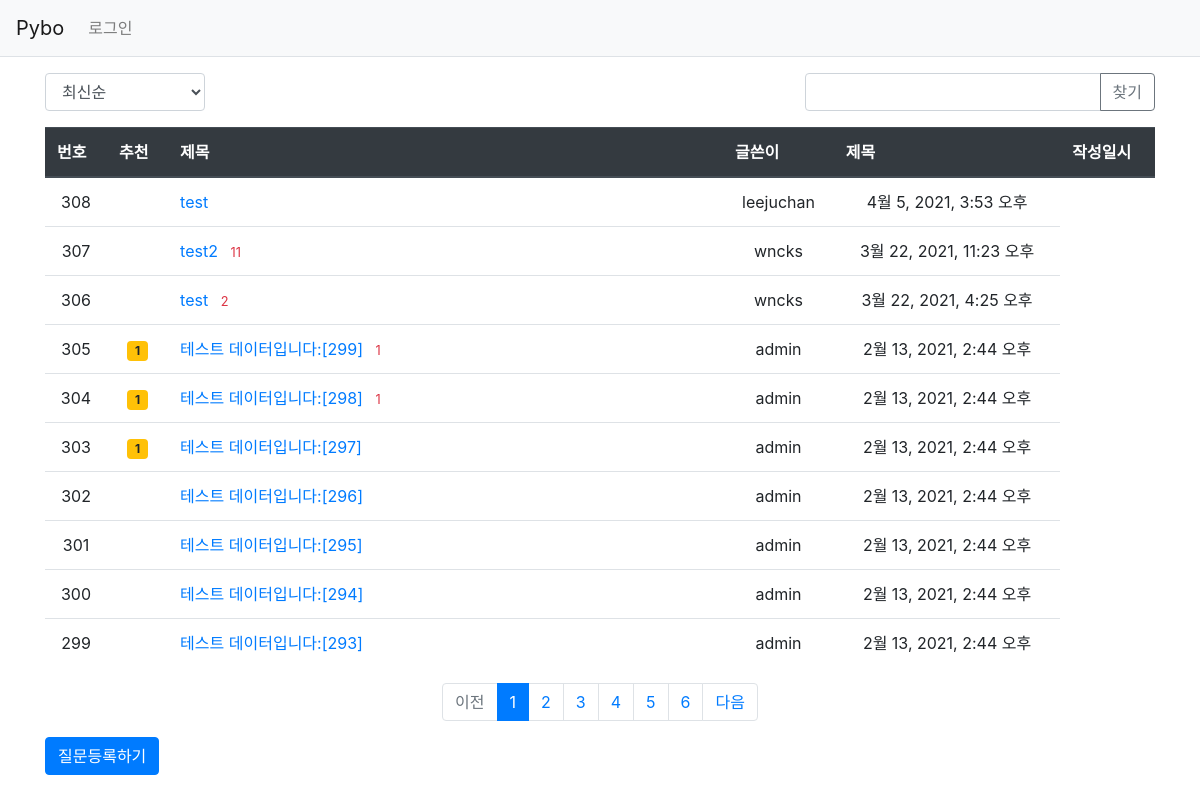
Screenshot of /pybo/ with the database file from the repository.
### pybo/models.py (models this page shows, shortened)
class Question(models.Model):
    author=models.ForeignKey(User, on_delete=models.CASCADE, related_name='author_question')
    subject=models.CharField(max_length=200)
    content=models.TextField()
    create_date=models.DateTimeField()
    modify_date=models.DateTimeField(null=True, blank=True)
    voter=models.ManyToManyField(User, related_name='voter_question')

### pybo/views/base_views.py (the view, shortened to what this page needs)
# urls.py: path('', base_views.index, name='index')
def index(request):
    page=request.GET.get('page','1')
    kw=request.GET.get('kw','')
    so=request.GET.get('so', 'recent')
    if so == 'recommend':
        question_list = Question.objects.annotate(num_voter=Count('voter'))\
            .order_by('-num_voter', '-create_date')
    elif so == 'popular':
        question_list = Question.objects.annotate(num_answer=Count('answer')) \
            .order_by('-num_answer', '-create_date')
    else:
        question_list=Question.objects.order_by('-create_date')
    paginator=Paginator(question_list,10)
    page_obj=paginator.get_page(page)
    context={'question_list': page_obj, 'page': page, 'kw':kw, 'so': so}
    return render(request, 'pybo/question_list.html',context)

### pybo/templatetags/pybo_filter.py (called while the page is built)
@register.filter
def sub(value, arg):
    return value-arg

### templates/pybo/question_list.html (shortened to what this page needs)
{% extends 'base.html' %}
{% load pybo_filter %}
{% block content %}
<div class="container my-3">
    <div class="row justify-content-between my-3">
        <div class="col-2">
            <select class="form-control so">
                <option value="recent" {% if so == 'recent' %}selected{% endif %}>최신순</option>
            </select>
        </div>
        <div class="col-4 input-group">
            <input type="text" class="form-control kw" value="{{ kw|default_if_none:'' }}">
            <div class="input-group-append">
                <button class="btn btn-outline-secondary" type="button" id="btn_search">찾기</button>
            </div>
        </div>
    </div>
    <table class="table">
        <thead>
        <tr class="text center thead-dark">
            <th>번호</th>
            <th>추천</th>
            <th style="width:50%">제목</th>
            <th>글쓴이</th>
            <th>제목</th>
            <th>작성일시</th>
        </tr>
        </thead>
        <tbody>
        {% if question_list %}
        {% for question in question_list %}
        <tr class="text-center">
            <td>
                {{ question_list.paginator.count|sub:question_list.start_index|sub:forloop.counter0|add:1 }}
            </td>
            <td>
                {% if question.voter.all.count > 0 %}
                <span class="badge badge-warning px-2 py-1">
                    {{question.voter.all.count}}</span>
                {% endif %}
            </td>
            <td class="text-left">
                <a href="{% url 'pybo:detail' question.id %}">{{ question.subject }}</a>
                {% if question.answer_set.count > 0 %}
                <span class="text-danger small ml-2">{{question.answer_set.count}}</span>
                {% endif %}
            </td>
            <td>{{ question.author.username }}</td>
            <td>{{ question.create_date }}</td>
        </tr>
        {% endfor %}
        {% else %}
        <tr>
            <td colspan="3">질문이 없습니다.</td>
        </tr>
        {% endif %}
        </tbody>
    </table>
    <ul class="pagination justify-content-center">
        {% if question_list.has_previous %}
        <li class="page-item">
            <a class="page-link" data-page="{{question_list.previous_page_number}}"
               href="#">이전</a>
        </li>
        {% else %}
        <li class="page-item disabled">
            <a class="page-link" tabindex="-1" aria-disabled="true" href="#">이전</a>
        </li>
        {% endif %}
        {% for page_number in question_list.paginator.page_range %}
        {% if page_number >= question_list.number|add:-5 and page_number <= question_list.number|add:5 %}
            {% if page_number == question_list.number %}
            <li class="page-item active" aria-current="page">
                <a class="page-link" data-page="{{ page_number }}" href="#">{{ page_number }}</a>
            </li>
            {% else %}
            <li class="page-item">
                <a class="page-link" data-page="{{ page_number }}" href="#">{{ page_number }}</a>
            </li>
            {% endif %}
        {% endif %}
        {% endfor %}
        {% if question_list.has_next %}
        <li class="page-item">
            <a class="page-link" data-page="{{ question_list.next_page_number }}" href="#">다음</a>
        </li>
        {% else %}
        <li class="page-item disabled">
            <a class="page-link" tabindex="-1" aria-disabled="true" href="#">다음</a>
        </li>
        {% endif %}
    </ul>
    <a href="{% url 'pybo:question_create'%}" class="btn btn-primary">질문등록하기</a>
</div>
{% endblock %}

### templates/base.html (shortened to what this page needs)
{% load static %}
<!doctype html>
<html lang="ko">
<head>
    <link rel="stylesheet" type="text/css" href="{% static 'bootstrap.min.css' %}">
    <link rel="stylesheet" type="text/css" href="{% static 'style.css' %}">
</head>
<body>
{% include "navbar.html" %}
{% block content %}
{% endblock %}
</body>
</html>

### templates/navbar.html (shortened to what this page needs)
<nav class="navbar navbar-expand-lg navbar-light bg-light border-bottom">
    <a class="navbar-brand" href="{% url 'pybo:index' %}">Pybo</a>
    <div class="collapse navbar-collapse flex-grow-0" id="navbarNav">
        <ul class="navbar-nav">
            <li class="nav-item ">
                {% if user.is_authenticated %}
                <a class="nav-link" href="{% url 'common:logout'%}">{{user.username}}(로그아웃)</a>
                {% else %}
                <a class="nav-link" href="{% url 'common:login'%}">로그인</a>
                {% endif %}
            </li>
        </ul>
    </div>
</nav>

### rows the page displays
Question: paginator.count|sub "308", subject "test", author.username "leejuchan", create_date "4월 5, 2021, 3:53 오후"
Question: paginator.count|sub "307", subject "test2", answer_set.count "11", author.username "wncks", create_date "3월 22, 2021, 11:23 오후"
Question: paginator.count|sub "306", subject "test", answer_set.count "2", author.username "wncks", create_date "3월 22, 2021, 4:25 오후"
Question: paginator.count|sub "305", voter.all.count "1", subject "테스트 데이터입니다:[299]", answer_set.count "1", author.username "admin", create_date "2월 13, 2021, 2:44 오후"
Question: paginator.count|sub "304", voter.all.count "1", subject "테스트 데이터입니다:[298]", answer_set.count "1", author.username "admin", create_date "2월 13, 2021, 2:44 오후"
Question: paginator.count|sub "303", voter.all.count "1", subject "테스트 데이터입니다:[297]", author.username "admin", create_date "2월 13, 2021, 2:44 오후"
Question: paginator.count|sub "302", subject "테스트 데이터입니다:[296]", author.username "admin", create_date "2월 13, 2021, 2:44 오후"
Question: paginator.count|sub "301", subject "테스트 데이터입니다:[295]", author.username "admin", create_date "2월 13, 2021, 2:44 오후"
Question: paginator.count|sub "300", subject "테스트 데이터입니다:[294]", author.username "admin", create_date "2월 13, 2021, 2:44 오후"
Question: paginator.count|sub "299", subject "테스트 데이터입니다:[293]", author.username "admin", create_date "2월 13, 2021, 2:44 오후"

### other values shown
{{ page_number }} "1"
{{ page_number }} "2" "3" "4" "5" "6"
